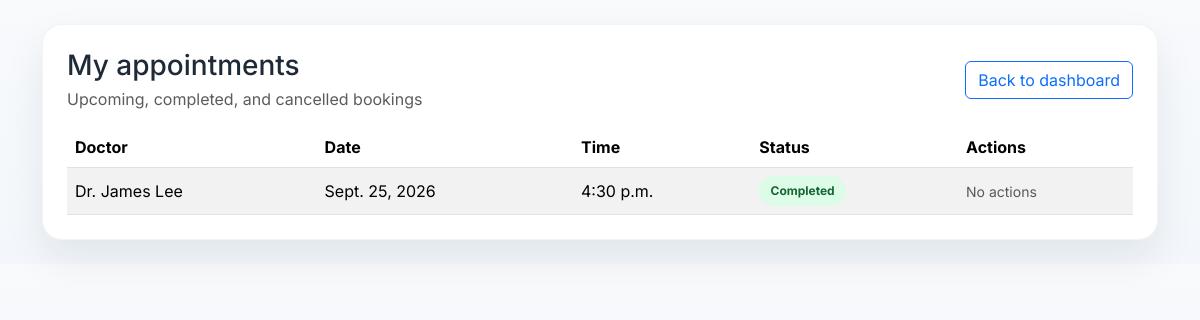
Page /dashboard/appointments/ (signed in) on the committed database.
### admin_dashboard/models.py (models this page shows, shortened)
class Appointment(models.Model):
    class Status(models.TextChoices):
        PENDING = 'PENDING', 'Pending'
        CONFIRMED = 'CONFIRMED', 'Confirmed'
        CHECKED_IN = 'CHECKED_IN', 'Checked-in'
        COMPLETED = 'COMPLETED', 'Completed'
        CANCELLED = 'CANCELLED', 'Cancelled'
        NO_SHOW = 'NO_SHOW', 'No-show'
    STATUS_CHOICES = Status.choices
    patient = models.ForeignKey(User, limit_choices_to={'role': 'PATIENT'}, related_name='appointments', on_delete=models.CASCADE)
    doctor = models.ForeignKey(Doctor, related_name='appointments', on_delete=models.CASCADE)
    date = models.DateField()
    time = models.TimeField()
    status = models.CharField(max_length=20, choices=Status.choices, default=Status.PENDING)
    notes = models.TextField(blank=True)
    created_at = models.DateTimeField(auto_now_add=True)
    updated_at = models.DateTimeField(auto_now=True)
    class Meta:
        ordering = ['date', 'time']
        constraints = [
            models.UniqueConstraint(fields=['doctor', 'date', 'time'], name='unique_doctor_appointment_slot')
        ]

class Doctor(models.Model):
    class Sex(models.TextChoices):
        MALE = 'MALE', 'Male'
        FEMALE = 'FEMALE', 'Female'
        OTHER = 'OTHER', 'Other'
    name = models.CharField(max_length=120)
    specialty = models.CharField(max_length=100)
    bio = models.TextField(blank=True)
    sex = models.CharField(max_length=20, choices=Sex.choices, default=Sex.MALE)
    photo = models.ImageField(upload_to='doctor_photos/', blank=True, null=True)
    is_archived = models.BooleanField(default=False)
    archived_at = models.DateTimeField(null=True, blank=True)
    created_at = models.DateTimeField(auto_now_add=True)

### patient_dashboard/views.py (the view)
# urls.py: path('appointments/', my_appointments, name='my_appointments'),
@patient_required
def my_appointments(request):
    appointments = Appointment.objects.filter(patient=request.user).select_related('doctor')
    return render(request, 'patient_dashboard/my_appointments.html', {'appointments': appointments})

### patient_dashboard/templates/patient_dashboard/my_appointments.html (shortened to what this page needs)
{% extends 'base.html' %}
{% block content %}
<div class="modern-panel">
    <div class="d-flex justify-content-between align-items-center mb-3">
        <div>
            <h3 class="mb-1">My appointments</h3>
            <p class="text-muted mb-0">Upcoming, completed, and cancelled bookings</p>
        </div>
        <a href="{% url 'patient_dashboard' %}" class="btn btn-outline-primary">Back to dashboard</a>
    </div>
    <div class="table-responsive">
        <table class="table table-striped align-middle mb-0">
            <thead>
                <tr>
                    <th>Doctor</th>
                    <th>Date</th>
                    <th>Time</th>
                    <th>Status</th>
                    <th>Actions</th>
                </tr>
            </thead>
            <tbody>
                {% for appointment in appointments %}
                <tr>
                    <td>{{ appointment.doctor.name }}</td>
                    <td>{{ appointment.date }}</td>
                    <td>{{ appointment.time }}</td>
                    <td>
                        {% if appointment.status == 'PENDING' %}
                            <span class="status-badge bg-status-pending">Pending</span>
                        {% elif appointment.status == 'CONFIRMED' %}
                            <span class="status-badge bg-status-confirmed">Confirmed</span>
                        {% elif appointment.status == 'COMPLETED' %}
                            <span class="status-badge bg-status-completed">Completed</span>
                        {% elif appointment.status == 'CANCELLED' %}
                            <span class="status-badge bg-status-cancelled">Cancelled</span>
                        {% else %}
                            <span class="status-badge bg-status-pending">{{ appointment.get_status_display }}</span>
                        {% endif %}
                    </td>
                    <td>
                        {% if appointment.status == 'COMPLETED' or appointment.status == 'CANCELLED' or appointment.status == 'NO_SHOW' %}
                            <span class="text-muted small">No actions</span>
                        {% endif %}
                    </td>
                </tr>
                {% empty %}
                <tr><td colspan="5" class="text-center text-muted">You have no appointments yet.</td></tr>
                {% endfor %}
            </tbody>
        </table>
    </div>
</div>
{% endblock %}

### templates/base.html (style rules this page uses)
:root { --primary: #0d6efd; --primary-dark: #0b57d0; --bg: #f8fafc; --card-bg: #ffffff; --muted: #6c757d; --shadow: 0 18px 40px rgba(15, 23, 42, 0.08); }
:root { --bg: #f8fafc; --bg-alt: #f3f7fb; --panel: rgba(255,255,255,0.96); --panel-solid: #ffffff; --card: #ffffff; --card-alt: #f8fafc; --text: #1f2a37; --text-strong: #0f172a; --muted: #64748b; --border: rgba(148, 163, 184, 0.18); --shadow: 0 18px 40px rgba(15, 23, 42, 0.08); --sidebar-top: #1e293b; --sidebar-bottom: #0f172a; --sidebar-text: #e2e8f0; --sidebar-soft: rgba(148, 163, 184, 0.18); --accent: #0d6efd; --accent-strong: #2563eb; --bubble-me: linear-gradient(135deg, #0d6efd 0%, #2563eb 100%); --bubble-theirs: #f1f5f9; }
body { font-family: 'Inter', sans-serif; background: linear-gradient(180deg, var(--bg) 0%, var(--bg-alt) 100%); color: var(--text); transition: background-color 0.2s ease, color 0.2s ease; }

### patient_dashboard/templates/patient_dashboard/my_appointments.html (style rules this page uses)
.modern-panel { background: #fff; border-radius: 20px; box-shadow: 0 18px 40px rgba(15, 23, 42, 0.08); border: 1px solid rgba(148, 163, 184, 0.12); padding: 1.5rem; }
.status-badge { display: inline-flex; align-items: center; justify-content: center; padding: 0.38rem 0.7rem; border-radius: 999px; font-size: 0.75rem; font-weight: 700; }
.bg-status-completed { background: #dcfce7; color: #166534; }

### rows in the picture
Appointment: doctor.name "Dr. James Lee", date "Sept. 25, 2026", time "4:30 p.m.", status "Completed"
